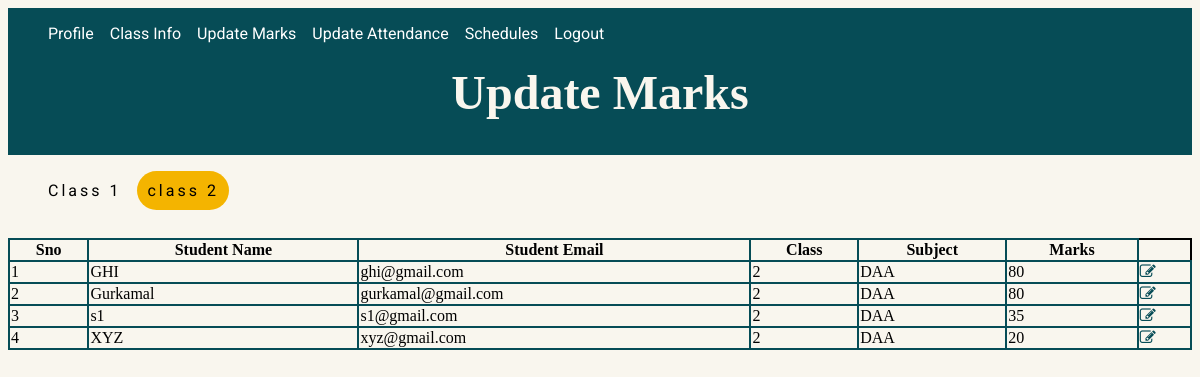
The app's page /teachers/update/update_class_2.php?email=teacher1@gmail.com&name=Shruti&class=2 (signed in) with its own data.
### tables this page shows
CREATE TABLE `students` (
  `username` varchar(20) NOT NULL,
  `email` varchar(40) NOT NULL,
  `password` varchar(20) NOT NULL,
  `class` int(11) NOT NULL
);

CREATE TABLE `tagging` (
  `t_email` varchar(30) NOT NULL,
  `subject` varchar(20) NOT NULL,
  `class_allot` int(11) NOT NULL,
  `total_lectures` int(3) NOT NULL
);

CREATE TABLE `sem1info` (
  `subject` varchar(20) NOT NULL,
  `examcode` varchar(20) NOT NULL,
  `marks` int(4) DEFAULT NULL,
  `maxmarks` int(4) NOT NULL,
  `grade` varchar(5) DEFAULT NULL,
  `student_email` varchar(40) NOT NULL,
  `class` int(11) NOT NULL
);

### teachers/update/update_class_2.php (the view, shortened to what this page needs)
<?php
require_once('db.php');
$email =  $_GET['email'];
$class = $_GET['class'];
$query = "SELECT s.username, s.email, s.Class, tg.subject, exam.marks from students s INNER JOIN tagging tg INNER JOIN sem1info exam ON tg.class_allot = s.class AND s.email = exam.student_email AND exam.subject = tg.subject  WHERE tg.t_email = '$email' AND tg.class_allot = '$class' ";
$result = mysqli_query($con,$query);
?>
<!DOCTYPE html>
<html>
<head>
	<link rel="stylesheet" href="https://cdnjs.cloudflare.com/ajax/libs/font-awesome/4.7.0/css/font-awesome.min.css">
	<link rel="stylesheet" href="theme.css?v=<?php echo time(); ?>">
    <link rel="stylesheet" href="update_class_1.css?v=<?php echo time(); ?>">
</head>
<body>
	<div id="body-header">
	<header style="margin-top: 0px; margin-bottom: 0px; width: auto;">
		<nav style="display: inline-block;">
			<ul>
			<li><a href=<?php echo "../profile.php?email=" .$_GET['email']."&name=".$_GET['name'] ?>>Profile</a></li>
				<li><a href=<?php echo "../class_info.php?email=" .$_GET['email']."&name=".$_GET['name'] ?>>Class Info</a></li>
				<li><a href=<?php echo "update_class_1.php?email=" .$_GET['email']."&name=".$_GET['name']."&class=1" ?>>Update Marks</a></li>
				<li><a href=<?php echo "../update_attendance/attendance_class_1.php?email=" .$_GET['email']."&name=".$_GET['name']."&class=1" ?>>Update Attendance</a></li>
				<li><a href=<?php echo "../schedules.php?email=" .$_GET['email']."&name=".$_GET['name']."&class=1" ?>>Schedules</a></li>
				<li><a href="../logout.php">Logout</a></li>
			</ul>
		</nav>
	</header>
	<main>
	<?php
	echo'<h1 class="animated-text">Update Marks</h1>'
	?>
</main>
</div>
<div class="sems">
	<div style="display: inline-block;">
			<ul>
				<li><a href=<?php echo "update_class_1.php?email=" .$_GET['email']."&name=".$_GET['name']."&class=1" ?>>Class 1</a></li>
				<li style="background-color:#F4B400;  border-radius: 25px; padding: 10px; width: auto; height: auto; text-align: center;"><a href=<?php echo "update_class_2.php?email=" .$_GET['email']."&name=".$_GET['name']."&class=2" ?>>class 2</a></li>
			</ul>
		</div>
</div>
<div class="marks">
<table style="width: 100%;">
	  <tr>
        <th>Sno</th>
    <th>Student Name</th>
    <th>Student Email</th>
    <th>Class</th>
<th>Subject</th>
<th>Marks</th>
  </tr>
 	<tr>
		<?php
		$count = 1;
		while($row = mysqli_fetch_assoc($result)){
			?>
            <td><?php echo $count;
            $count = $count + 1;
            ?></td>
			<td>  <?php echo $row['username'];  ?>  </td>
			<td>  <?php echo $row['email'];  ?>  </td>
			<td>  <?php echo $row['Class'];  ?>  </td>
			<td>  <?php echo $row['subject'];  ?>  </td>
			<td>  <?php echo $row['marks'];  ?>  </td>
			<td><a style = "color:#064c56" href= <?php echo 'update_form.php?student_name='. $row['username'].'&student_email='.$row['email'].'&name='.$_GET['name'].'&subject='.$row['subject'].'&class=1'.'&teacher_email='.$email.'&marks='.$row['marks']?> data-toggle="tooltip" data-placement="top" title="Update!"><i class ="fa fa-edit" aria-hidden="true"></i></a></td>
			</tr>
			<?php
	 	}
		?>
</table>
</div>
</body>
</html>

### teachers/update/theme.css (style rules this page uses)
#body-header { background-image: url("../../images/theme.png"); height: auto; width: auto; background-position: cover; background-attachment: fixed; }
li { text-decoration: none; display: inline-block; padding-right: 1vw; font-family: 'roboto'; color: whitesmoke; font-size: 2vh; }
a:link { color: white; background-color: transparent; text-decoration: none; }
header { display: flex; flex-direction: row; flex-wrap: wrap; align-items: center; }
main { text-align: center; font-size: 2vw; height: auto; color: #F9F6EE; padding-bottom: 0.2vw; }
main h1 { margin-top: 0.5vw; }
.sems ul li a { font-size: 2vh; letter-spacing: 0.25vw; color: black; }
body { background-color: #F9F6EE; display: flex; flex-direction: column; flex-wrap: wrap; }

### teachers/update/update_class_1.css (style rules this page uses)
table, th, td { border: 2px solid black; border-collapse: collapse; }
th, td { border-color: #064c56; }
body { background-color: #F9F6EE; display: flex; flex-direction: column; flex-wrap: wrap; }
table { margin-top: 1vw; }

### records on screen
students: username "GHI", email "ghi@gmail.com", class "2", tagging.subject "DAA", sem1info.marks "80"
students: username "Gurkamal", email "gurkamal@gmail.com", class "2", tagging.subject "DAA", sem1info.marks "80"
students: username "s1", email "s1@gmail.com", class "2", tagging.subject "DAA", sem1info.marks "35"
students: username "XYZ", email "xyz@gmail.com", class "2", tagging.subject "DAA", sem1info.marks "20"
